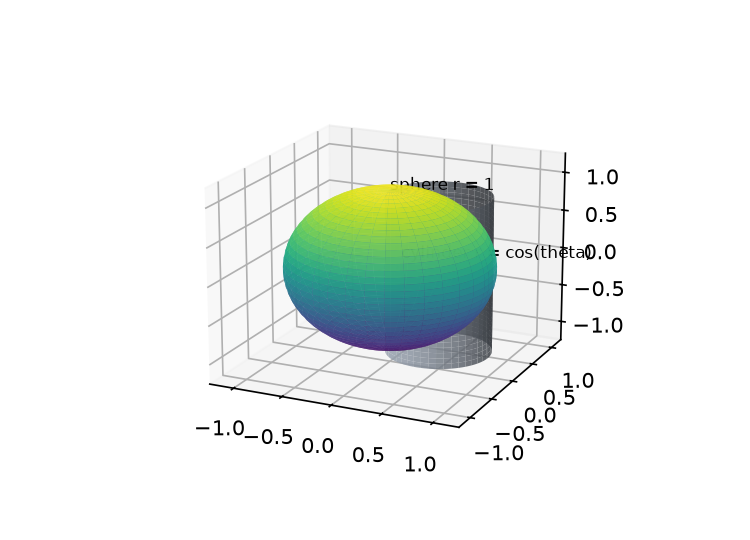

Python code for this plot:
"""Figure 1: the sphere of radius 1 and the cylinder r = cos(theta)."""

import matplotlib
matplotlib.use("Agg")
import matplotlib.pyplot as plt
import numpy as np
from mpl_toolkits.mplot3d import proj3d

fig, ax = plt.subplots(subplot_kw={"projection": "3d"}, figsize=(5, 3.6), dpi=150)
u = np.linspace(0.0, 2.0 * np.pi, 70)
v = np.linspace(-np.pi / 2, np.pi / 2, 40)
UU, VV = np.meshgrid(u, v)
ax.plot_surface(np.cos(UU) * np.cos(VV), np.sin(UU) * np.cos(VV), np.sin(VV),
                cmap="viridis", alpha=0.85)
t = np.linspace(0.0, 2.0 * np.pi, 90)
w = np.linspace(-1.0, 1.0, 30)
TT, WW = np.meshgrid(t, w)
Xc = 0.5 + 0.5 * np.cos(TT)
Yc = 0.5 * np.sin(TT)
ax.plot_surface(Xc, Yc, WW, color="#9aa4b2", alpha=0.85)
ax.set_xlim(-1.25, 1.25)
ax.set_ylim(-1.25, 1.25)
ax.set_zlim(-1.25, 1.25)
ax.view_init(elev=18, azim=-65)
fig.canvas.draw()

def put(p, s):
    px, py, pz = proj3d.proj_transform(p[0], p[1], p[2], ax.get_proj())
    dx, dy = ax.transData.transform((px, py))
    fx = (dx - ax.bbox.x0) / (ax.bbox.x1 - ax.bbox.x0)
    fy = (dy - ax.bbox.y0) / (ax.bbox.y1 - ax.bbox.y0)
    return ax.text2D(fx, fy, s, transform=ax.transAxes, fontsize=8)

put((0.0, 0.0, 1.0), "sphere r = 1")
put((1.0, 0.0, 0.3), "cylinder r = cos(theta)")
fig.canvas.draw()
renderer = fig.canvas.get_renderer()
for a_ in list(ax.texts) + ([ax.get_legend()] if ax.get_legend() else []):
    for _ in range(6):
        box = a_.get_window_extent(renderer)
        if box.x1 > ax.bbox.x1 + 1:
            a_.set_position((a_.get_position()[0] - (box.x1 - ax.bbox.x1) / (ax.bbox.x1 - ax.bbox.x0), a_.get_position()[1]))
        if box.x0 < ax.bbox.x0 - 1:
            a_.set_position((a_.get_position()[0] + (ax.bbox.x0 - 1 - box.x0) / (ax.bbox.x1 - ax.bbox.x0), a_.get_position()[1]))
        if box.y1 > ax.bbox.y1 + 1:
            a_.set_position((a_.get_position()[0], a_.get_position()[1] - (box.y1 - ax.bbox.y1) / (ax.bbox.y1 - ax.bbox.y0)))
        if box.y0 < ax.bbox.y0 - 1:
            a_.set_position((a_.get_position()[0], a_.get_position()[1] + (ax.bbox.y0 - 1 - box.y0) / (ax.bbox.y1 - ax.bbox.y0)))
        if box.x0 >= ax.bbox.x0 - 1 and box.x1 <= ax.bbox.x1 + 1 and box.y0 >= ax.bbox.y0 - 1 and box.y1 <= ax.bbox.y1 + 1:
            break
    box = a_.get_window_extent(renderer)
    name = a_.get_text() if hasattr(a_, "get_text") else "legend"
    assert ax.bbox.x0 - 1 <= box.x0 and box.x1 <= ax.bbox.x1 + 1, name
    assert ax.bbox.y0 - 1 <= box.y0 and box.y1 <= ax.bbox.y1 + 1, name
fig.savefig("calculus-15.8.26/solution/part1_figure1.png", dpi=150)
print("figure saved: calculus-15.8.26/solution/part1_figure1.png")
